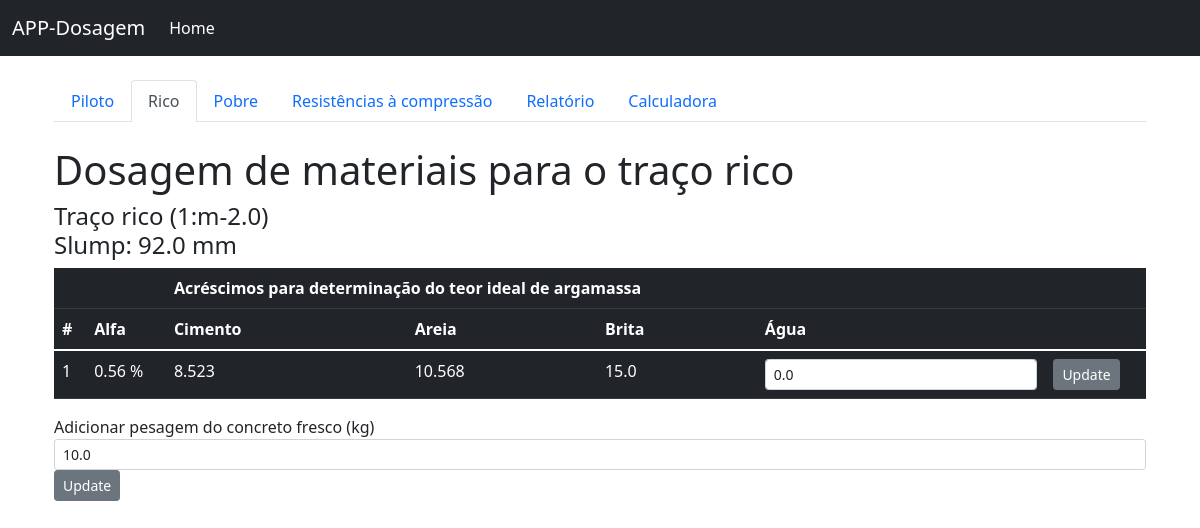
Page /rico/1 on the committed database.
### app/models.py (models this page shows, shortened)
class Ensaios(db.Model):
    id = db.Column(db.Integer, primary_key=True)
    nome = db.Column(db.String(30))
    piloto = db.Column(db.Float)
    rico = db.Column(db.Float)
    pobre = db.Column(db.Float)
    cp = db.Column(db.Float)
    pesobrita = db.Column(db.Float)
    slump = db.Column(db.Float)
    umidade = db.Column(db.Float)
    volume = db.Column(db.Float)
    dosagem_piloto = db.relationship('Dosagem_piloto', backref='ensaio')
    dosagem_rico = db.relationship('Dosagem_rico', backref='ensaio')
    dosagem_pobre = db.relationship('Dosagem_pobre', backref='ensaio')
    cp_piloto = db.relationship('Cp_piloto', backref='ensaio')
    cp_rico = db.relationship('Cp_rico', backref='ensaio')
    cp_pobre = db.relationship('Cp_pobre', backref='ensaio')
    resultados = db.relationship('Resultados', backref='ensaio')
    teste = db.relationship('Teste', backref='ensaio')
    consumo_piloto = db.relationship('Consumo_piloto', backref='ensaio')
    consumo_rico = db.relationship('Consumo_rico', backref='ensaio')
    consumo_pobre = db.relationship('Consumo_pobre', backref='ensaio')

class Dosagem_rico(db.Model):
    id = db.Column(db.Integer, primary_key=True)
    alfa = db.Column(db.Float)
    c_unitario = db.Column(db.Float)
    a_unitario = db.Column(db.Float)
    b_unitario = db.Column(db.Float)
    c_massa = db.Column(db.Float)
    a_massa = db.Column(db.Float)
    b_massa = db.Column(db.Float)
    c_acr = db.Column(db.Float)
    a_acr= db.Column(db.Float)
    a_massa_umida = db.Column(db.Float)
    umidade_agregado = db.Column(db.Float)
    agua = db.Column(db.Float)
    agua_cimento = db.Column(db.Float)
    ensaio_id = db.Column(db.Integer, db.ForeignKey('ensaios.id'))

class Consumo_rico(db.Model):
    id = db.Column(db.Integer, primary_key=True)
    kg_rico = db.Column(db.Float)
    ensaio_id = db.Column(db.Integer, db.ForeignKey('ensaios.id'))

### app/routes.py (the view)
@app.route('/rico/<int:id>', methods=['POST', 'GET'])
def rico(id):
    ensaio_salvo = Ensaios.query.filter_by(id=id).first()
    c = Consumo_rico.query.filter_by(ensaio_id=id).first()
    slump = ensaio_salvo.slump
    m = ensaio_salvo.piloto
    mr = ensaio_salvo.rico
    return render_template("rico.html", ensaio_salvo=ensaio_salvo, id=id, slump=slump, m=m, mr=mr, c=c)

### app/templates/rico.html
{% extends 'base.html' %}
{% block content %}
<div class="container">
    <div class = "row">
        <div class="container">
            <ul class="nav nav-tabs">
              <li class="nav-item">
                <a class="nav-link" aria-current="page" href="/dosagem/{{ id }}">Piloto</a>
              </li>
              <li class="nav-item">
                <a class="nav-link active" href="/rico/{{ id }}">Rico</a>
              </li>
              <li class="nav-item">
                <a class="nav-link" href="/pobre/{{ id }}">Pobre</a>
              </li>
              <li class="nav-item">
                <a class="nav-link" href="/corpo_de_prova/{{ id }}">Resistências à compressão</a>
              </li>
              <li class="nav-item">
                <a class="nav-link" href="/resultados/{{ id }}">Relatório</a>
              </li>
              <li class="nav-item">
                <a class="nav-link" href="/calculadora/{{ id }}">Calculadora</a>
              </li>
            </ul>
            <br>
        </div>
    </div>
    <h1>Dosagem de materiais para o traço rico</h1>
    <h4>Traço rico (1:m-{{ m - mr }})<br>Slump: {{ slump }} mm</h4>
    <div class="table-responsive">
    <table class="table table-dark">
        <thead>
            <tr>
                <th></th>
                <th></th>
                <th colspan="3">Acréscimos para determinação do teor ideal de argamassa</th>
                <th></th>
                <th></th>
            </tr>
            <tr>
                <th>#</th>
                <th>Alfa</th>
                <th>Cimento</th>
                <th>Areia</th>
                <th>Brita</th>
                <th>Água</th>
                <th></th>
            </tr>
        </thead>
        <tbody>
        {% for i in ensaio_salvo.dosagem_rico %}
        <form method="POST" action="/agua_rico">
            <tr>
            <td>{{ 1 }}</td>
            <td>{{ i.alfa }} %</td>
            <td>{{ i.c_massa }}</td>
            <td>{{ i.a_massa }}</td>
            <td>{{ i.b_massa }}</td>
            <td><input type="hidden" value="{{ i.id }}" name="i_id">
            <input type="number" step="any" size="1" class="form-control form-control-sm" value="{{ i.agua }}" name="valor_agua_novo"></td>
            <td><input type="submit" class="btn btn-secondary btn-sm" value="Update"></td>
            </tr>
        </form>
        {% endfor %}
        </tbody>
    </table>
    <div>
      Adicionar pesagem do concreto fresco (kg)
      <form method="POST" action="/rico/pesagem/{{ id }}">
      <input type="number" step="any" size="1" class="form-control form-control-sm" value="{{ c.kg_rico }}" name="pesagem_rico">
      <input type="submit" class="btn btn-secondary btn-sm" value="Update">
      </form>
    </div>
    </div>
</div>
{% endblock %}

### rows in the picture
Ensaios: m-mr "2.0", slump "92.0"
Dosagem_rico: ensaio "1", alfa "0.56", c_massa "8.523", a_massa "10.568", b_massa "15.0", valor_agua_novo "0.0"
Consumo_rico: pesagem_rico "10.0"
